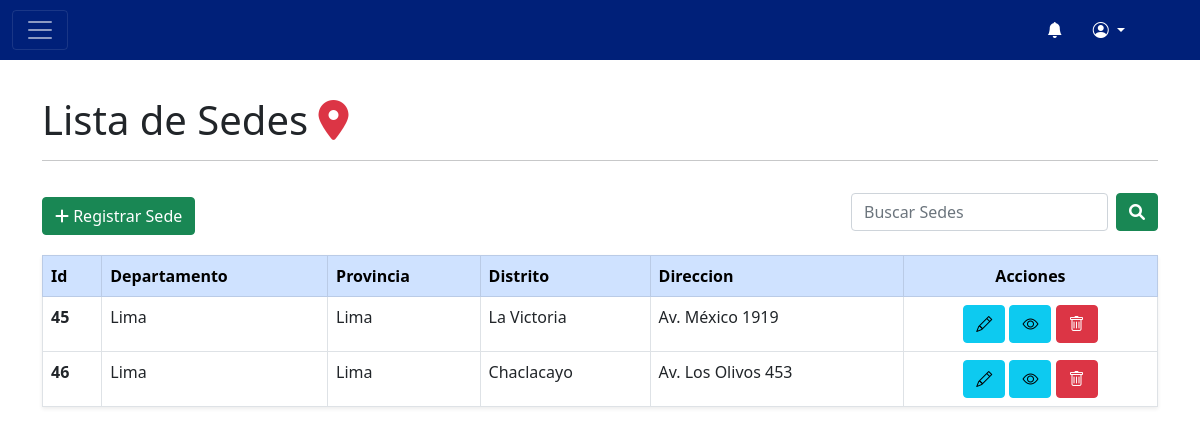
The page /lista_sedes/ on the database its author committed.
### app/models.py (models this page shows)
class Sede(models.Model):
    departamento=models.CharField(max_length=50)
    provincia=models.CharField(max_length=50)
    distrito=models.CharField(max_length=50)
    direccion=models.CharField(max_length=50)
    foto_local=models.ImageField(upload_to='imagenes_bd/',null=True,blank=True)
    class Meta:
        db_table='Sede'

### app/views/sedes.py (the view)
# urls.py: path('lista_sedes/',sedes.lista_sedes,name='lista_sedes'),
def lista_sedes(request):
    sedes= Sede.objects.all()
    total_sedes=len(sedes)
    contexto ={'sedes':sedes,'total_sedes':total_sedes}
    return render(request,'app/sedes/lista_sedes.html',contexto)

### app/templates/app/sedes/lista_sedes.html
{% extends "app/base/base_admin.html" %}
{% block titulo %} Lista de Sedes <i class="  text-danger fas fa-map-marker-alt"></i>
{% endblock %}
{% block content %}
<div class="d-flex justify-content-between align-items-center">
  <a href="/registrar_sede/"> <button class="btn btn-success rounded-1"><i class="fas fa-plus"></i> Registrar Sede</button></a>
  <form action="{% url 'buscar_sedes' %}" method="get" class="d-flex mt-3 mb-4" role="search">
    <input class="form-control me-2 rounded-1" name="q" type="search" placeholder="Buscar Sedes" aria-label="Search">
    <button class="btn btn-success rounded-1" type="submit"><i class="fas fa-magnifying-glass"></i></button>
     </form>
</div>
<table class="table table-hover table-bordered shadow-sm">
  <thead class="table-primary">
    <tr>
      <th scope="col">Id</th>
      <th scope="col">Departamento</th>
      <th scope="col">Provincia</th>
      <th scope="col">Distrito</th>
      <th scope="col">Direccion</th>
      <th scope="col" class="text-center">Acciones</th>
    </tr>
  </thead>
  <tbody class="">
    {% for x in sedes %}
    <tr>
      <th scope="row">{{x.id}}</th>
      <td>{{x.departamento}}</td>
      <td>{{x.provincia}}</td>
      <td>{{x.distrito}}</td>
      <td>{{x.direccion}}</td>
      <td class="text-center">
        <a href="/editar_sedes/{{x.id}}"><button type="button" class="btn btn-info rounded-1">
            <i class="bi bi-pencil"></i>
          </button></a>
        <a href="/detalles_sede/{{x.id}}"><button type="button" class="btn btn-info rounded-1"><i class="bi bi-eye"></i></i></button></a>
        <a href="/eliminar_sede/{{x.id}}"> <button type="button" class="btn btn-danger rounded-1"
            onclick="return confirm('¿Estás seguro que quieres eliminar la Sede?')"><i
              class="bi bi-trash"></i></button></a>
      </td>
    </tr>
    {% endfor %}
  </tbody>
</table>
{% endblock %}

### rows shown on the page
Sede: id "45", departamento "Lima", provincia "Lima", distrito "La Victoria", direccion "Av. México 1919"
Sede: id "46", departamento "Lima", provincia "Lima", distrito "Chaclacayo", direccion "Av. Los Olivos 453"
